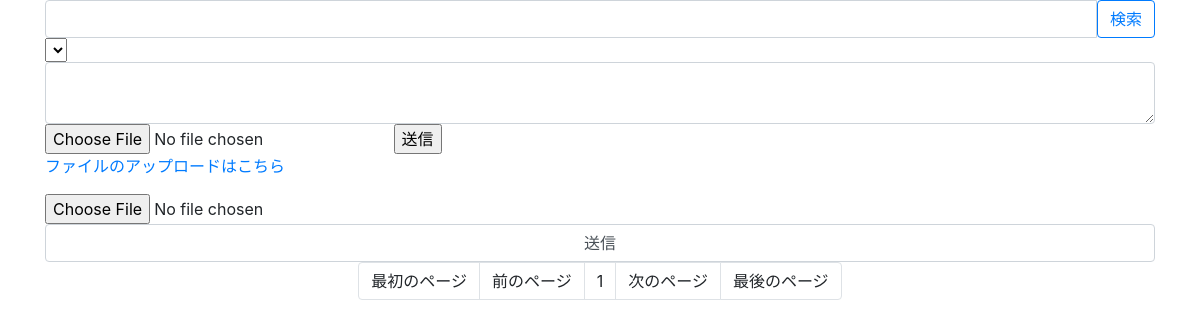
The app's page /, older data.
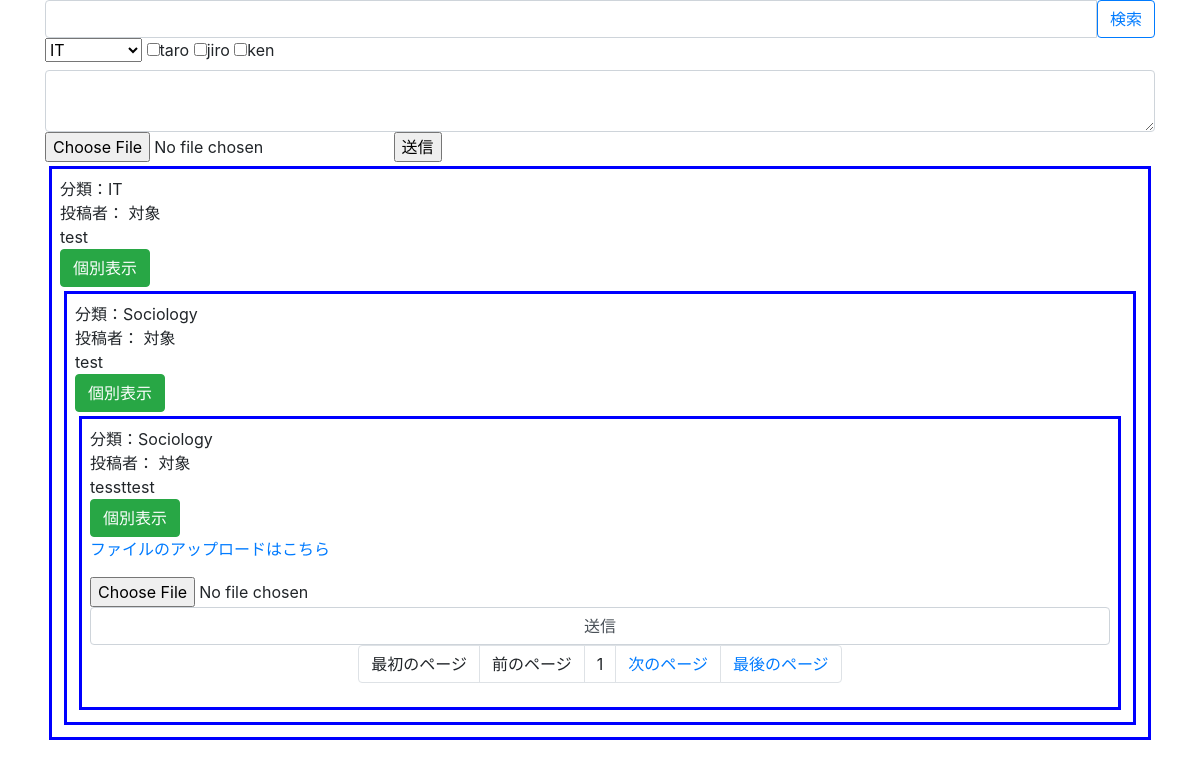
The same page, newer data.
### bbs/models.py (models this page shows, shortened)
class User(models.Model):
    name = models.CharField(verbose_name = 'user_class', max_length = 20)

class Topic(models.Model):
    category    = models.ForeignKey(Category,verbose_name="カテゴリ",on_delete=models.CASCADE, default = 1)
    user_name    = models.ManyToManyField(User , verbose_name = 'ユーザー名', blank = True)
    comment     = models.CharField(verbose_name="コメント",max_length=50)
    photo       = models.ImageField(verbose_name="フォト",upload_to="bbs/topic/photo/", null=True,blank=True)
    user    = models.ForeignKey(settings.AUTH_USER_MODEL,verbose_name="ユーザー",on_delete=models.CASCADE)

class Category(models.Model):
    name    = models.CharField(verbose_name="カテゴリ名",max_length=20)

### bbs/views.py (the view, shortened to what this page needs)
class IndexView(View):
    def get(self, request, *args, **kwargs):
        context = {}
        query = Q() #クエリの初期化→検索していないときも対応させるため
        if 'search' in request.GET:
            words = request.GET['search'].replace('　',' ').split(' ')
            for word in words:
                if word == '': #スペースが2つ以上入っていた場合の対応
                    continue
                query &= Q(Q(comment__contains=word) | Q(category__name__contains=word))
        topics = Topic.objects.filter(query).order_by('id')
        paginator = Paginator(topics, 3)
        if "page" in request.GET:
            context['topics'] = paginator.get_page(request.GET["page"])
        else:
            context['topics'] = paginator.get_page(1)
        context['categories'] = Category.objects.all()
        context['user_name'] = User.objects.all()
        return render(request,"bbs/index.html",context)

### bbs/templatetags/param_change.py (called while the page is built)
@register.simple_tag()
def url_replace(request, key, value):
    copied      = request.GET.copy()
    copied[key] = value
    return copied.urlencode()

### bbs/templates/bbs/index.html (shortened to what this page needs)
<!DOCTYPE html>
{% load static %}
{% load param_change %}
<html lang="ja">
<head>
    <link rel="stylesheet" href="https://stackpath.bootstrapcdn.com/bootstrap/4.4.1/css/bootstrap.min.css">
    <link rel="stylesheet" href="{% static 'bbs/css/style.css' %}">
</head>
<body>
    <main class="container">
        <form action='', method='GET'>
            <div class='input-group'>
                <input class = 'form-control' type='text' name='search'>
                <div class='input-group-apend'>
                <input class='btn btn-outline-primary' type='submit', value='検索'>
                </div>
            </div>
        </form>
        <form action="" method="POST" enctype="multipart/form-data">
            <select name = 'category'>
                {% for category in categories %}
                <option value="{{ category.id }}">{{ category.name }}</option>
                {% endfor %}
            </select>
            {% for user in user_name %}
            <label><input type="checkbox" name="user_name" value="{{ user.id }}">{{user.name}}</label>
            {% endfor %}
            <textarea class="form-control" name="comment"></textarea>
            <input type="file" name="photo">
            <input type="submit" value="送信">
        </form>
        {% for topic in topics %}
        <div class="topic">
            <div>分類：{{ topic.category.name }}</div>
            <div>投稿者：{{ topic.user }}
            <span>対象</span>
            <div>{{ topic.comment }}</div>
            <a class="btn btn-success" href="{% url 'bbs:single' topic.pk %}" role="button">個別表示</a>
        </div>
        {% endfor %}
        <p><a href="{% url 'bbs:document' %}">ファイルのアップロードはこちら</a></p>
        <form action="{% url 'bbs:album' %}" method="POST" enctype="multipart/form-data">
            <input type="file" name="photo">
            <input class="form-control" type="submit" value="送信">
        </form>
        <ul class="pagination justify-content-center">
            {% if topics.has_previous %}
            <li class="page-item"><a class="page-link" href="?{% url_replace request 'page' '1' %}">最初のページ</a></li>
            <li class="page-item"><a class="page-link" href="?{% url_replace request 'page' topics.previous_page_number %}">前のページ</a></li>
            {% else %}
            <li class="page-item"><a class="page-link">最初のページ</a></li>
            <li class="page-item"><a class="page-link">前のページ</a></li>
            {% endif %}
            <li class="page-item"><a class="page-link">{{ topics.number }}</a></li>
            {% if topics.has_next %}
            <li class="page-item"><a class="page-link" href="?{% url_replace request 'page' topics.next_page_number %}">次のページ</a></li>
            <li class="page-item"><a class="page-link" href="?{% url_replace request 'page' topics.paginator.num_pages %}">最後のページ</a></li>
            {% else %}
            <li class="page-item"><a class="page-link">次のページ</a></li>
            <li class="page-item"><a class="page-link">最後のページ</a></li>
            {% endif %}
        </ul>
    </main>
</body>
</html>

### static/bbs/css/style.css (style rules this page uses)
.topic { border:solid 0.2rem blue; margin:0.25rem; padding:0.5rem; }

Row changes from the older to the newer data that the page shows:
added User: name "taro"
added User: name "jiro"
added User: name "ken"
added Topic: category.name "IT", comment "test"
added Topic: category.name "Sociology", comment "test"
added Topic: category.name "Sociology", comment "tessttest"
Text that changed along with them:
form field category: (not shown) → "IT"
